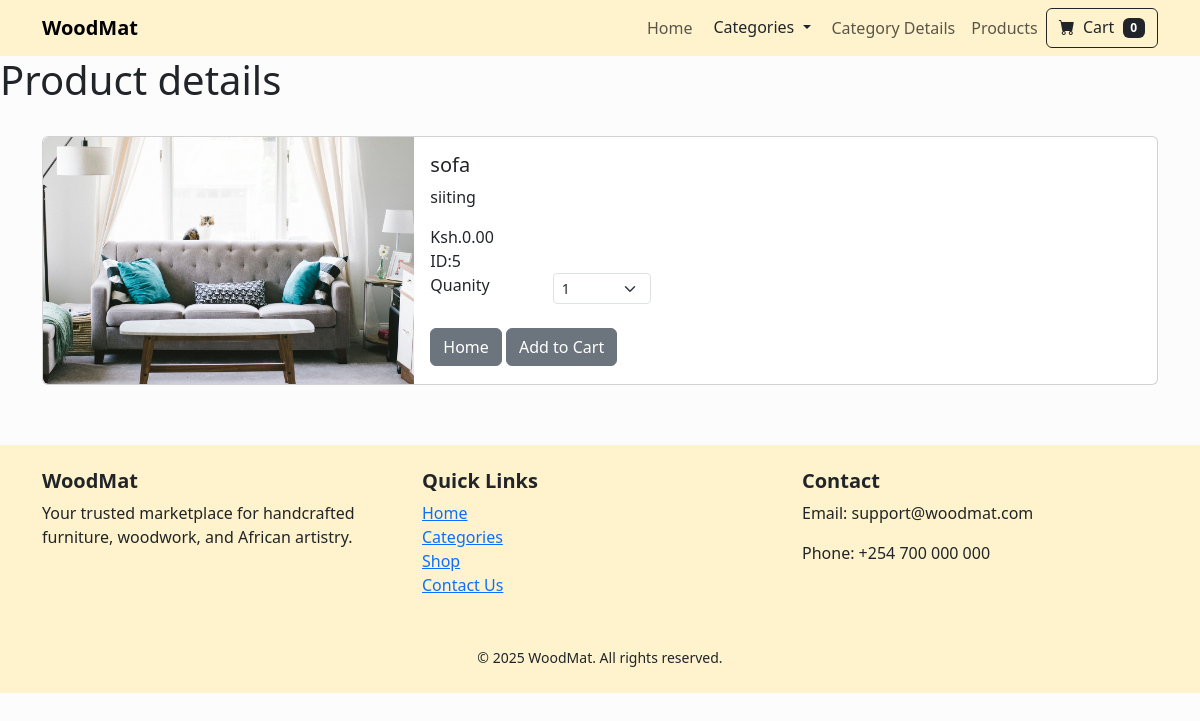
The app's page /product_detail/5/ with its own data.
### woodmat/models.py (models this page shows, shortened)
class Product(models.Model):
  name=models.CharField(max_length=50)
  price=models.DecimalField(default=0,decimal_places=2,max_digits=8)
  category=models.ForeignKey(Category, on_delete=models.CASCADE,default=1)
  description=models.CharField(max_length=250,default='',null=True)
  image=models.ImageField(upload_to='products/')
  is_sale = models.BooleanField(default=False)      # <- add this
  sale_price = models.DecimalField(default=0, decimal_places=2, max_digits=8 )

### woodmat/views.py (the view)
# urls.py: path('product_detail/<int:pk>/', views.product_detail, name="product_detail"),
def product_detail(request,pk):
  product = get_object_or_404(Product, id=pk)
  return render(request,'product_detail.html',{'product': product})

### cart/cart.py (called while the page is built)
  def __len__(self):
     return len(self.cart)

### cart/context_processors.py (called while the page is built)
def cart(request):
  return{'cart':Cart(request)}

### woodmat/templates/product_detail.html (shortened to what this page needs)
{% extends "base.html" %}
{% load static %}
 {% block content%}
    <h1>Product details</h1> <br>
    <div class="container">
<div class="card mb-3" >
  <div class="row g-0">
    <div class="col-md-4">
      <img src="{{product.image.url}}" class="img-fluid rounded-start" alt="...">
    </div>
    <div class="col-md-8">
      <div class="card-body align-center">
        <h5 class="card-title">{{product.name}}</h5>
        <p class="card-text">{{product.description}}</p>
        {%if product.is_sale%}
           <span class="price"><strike>Ksh.{{ product.price }}</strike></span> <br>
          <span class="price">
            &nbsp;Ksh.{{ product.sale_price }}</span>
            <br>ID:{{product.id}}
        {% else %}
            Ksh.{{ product.sale_price }}
            <br>ID:{{product.id}}
        {% endif %}
        <br>
        <div class="row ">
          <div class="col-md-2">Quanity</div>
          <div class="col-md-2">
        <select class="form-select form-select-sm" id="qty-cart">
          <option value="1">1</option>
        </select>
          </div>
        </div>
        <br>
        <a href="{% url 'index'%}" class="btn btn-secondary">Home</a>
        <button type="button" value="{{product.id}}" class="btn btn-secondary" id="add-cart">Add to Cart</button>
      </div>
    </div>
  </div>
</div>
    </div>
{% endblock content %}

### records on screen
Product: image (picture), name "sofa", description "siiting", sale_price "0.00", id "5"

### other values on screen
{{ cart|length }} "0"
